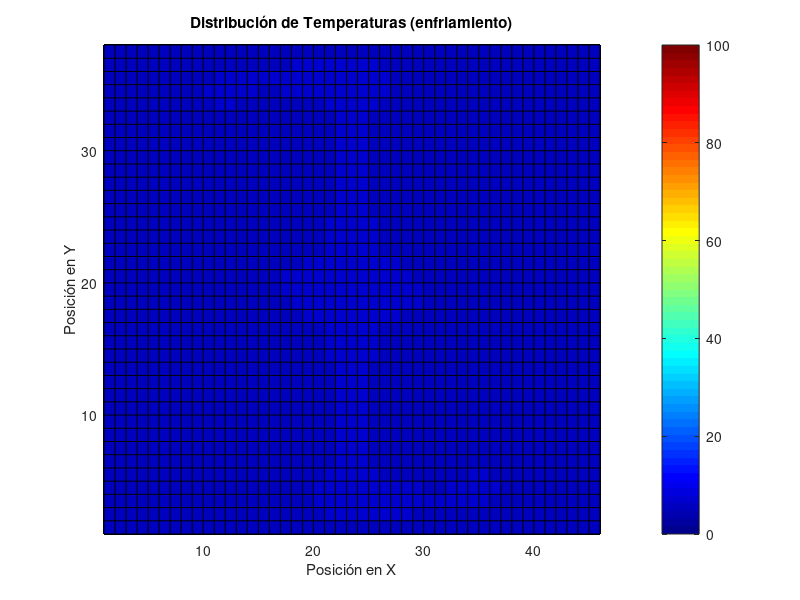
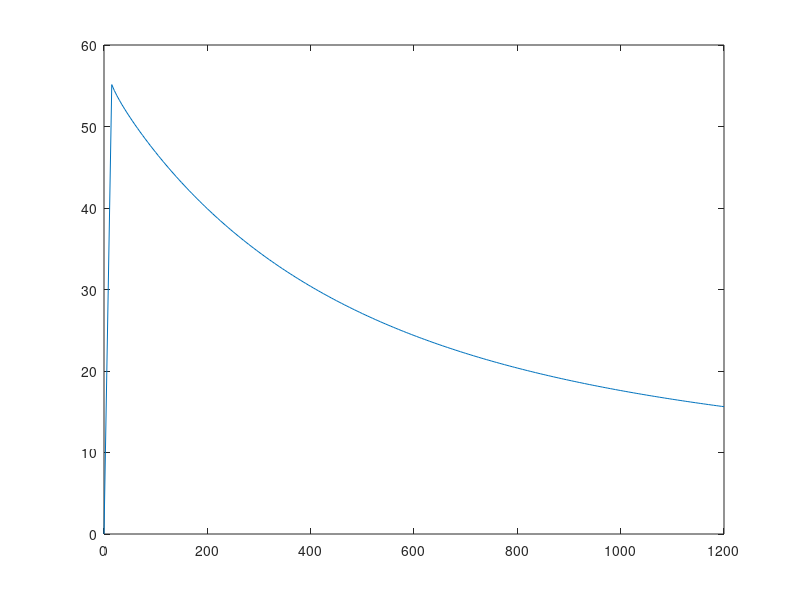

The MATLAB script that drew these images, in order: (Note: this script raises an error after producing the figures.)
clear all
%Constantes del problema:

    %Parámetros geometricos:
    t=0.2;
    Deltax=t/4;
    Deltay=t/4;
    Deltaw=Deltay;

    % conductividades [W/(m-C)]
    k=zeros(3,1);
    k(1,1)=51;  % Acero
    k(2,1)=398; % Cobre
    k(3,1)=205; % Aluminio

    % Densidades [kg/m^3]
    rho=zeros(3,1);
    rho(1,1)=7870;  % Acero
    rho(2,1)=8960;  % Cobre
    rho(3,1)=2700;  % Aluminio

    % Calores especificos [J/kg-C]
    c_p=zeros(3,1);
    c_p(1,1)=465;  % Acero
    c_p(2,1)=385;  % Cobre
    c_p(3,1)=897;  % Aluminio

    % Absortividades [m^2/s]
    alpha=k./(rho.*c_p);

    %Coeficiente de convección [W/m^2-C]
    h=200;

    %Tempeartura del aire
    T_inf=5;

%Generamos tabla con taos maximos para cada tipo de nodo y tiempos máximos:
    
    tao_max=zeros(15,1,3);    %Numero de ecuaciones=15 y son 3 tipos de materiales.
    Deltat_max=zeros(15,1,3); %[s]

    %Nodo A:
    tao_max(1,1,:)=1/4;
    
    %Nodos B:
    for m=1:3
        tao_max(2,1,m)=(1/((2*h*Deltaw)/k(m,1)+4));
    end

    %Nodos C:

    for m=1:3
        tao_max(3,1,m)=(1/((2*h*Deltaw)/k(m,1)+4));
    end

    %Nodos D:

    for m=1:3
        tao_max(4,1,m)=(1/((2*h*Deltaw)/k(m,1)+4));
    end

    %Nodos E:

    for m=1:3
        tao_max(5,1,m)=(1/((2*h*Deltaw)/k(m,1)+4));
    end

    %Nodos F:

    for m=1:3
        tao_max(6,1,m)=(1/((4*h*Deltaw)/k(m,1)+4));
    end

    %Nodos G:

    for m=1:3
        tao_max(7,1,m)=(1/((4*h*Deltaw)/k(m,1)+4));
    end

    %Nodos H:

    for m=1:3
        tao_max(8,1,m)=(1/((4*h*Deltaw)/k(m,1)+4));
    end

     %Nodos I:

    for m=1:3
        tao_max(9,1,m)=(1/((4*h*Deltaw)/k(m,1)+4));
    end

    %Nodos J:

    for m=1:3
        tao_max(10,1,m)=(1/((4*h*Deltaw)/(3*k(m,1))+4));
    end

    %Nodos K:

    for m=1:3
        tao_max(11,1,m)=(1/((4*h*Deltaw)/(3*k(m,1))+4));
    end

    %Nodos L:

    for m=1:3
        tao_max(12,1,m)=(1/((4*h*Deltaw)/(3*k(m,1))+4));
    end

    %Nodos M:

    for m=1:3
        tao_max(13,1,m)=(1/((4*h*Deltaw)/(3*k(m,1))+4));
    end

    %Nodos N:

    for m=1:3
        tao_max(14,1,:)=1/4;
    end

    %Nodo o:

    for m=1:3
        tao_max(15,1,m)=(1/((2*h*Deltaw)/(k(m,1))+4));
    end

    %Nodo p:

    for m=1:3
        tao_max(16,1,m)=(1/((2*h*Deltaw)/(k(m,1))+4));
    end

    %Hallamos tiempos m para cada caso

    for m=1:16
        for n=1:3
             Deltat_min(m,1,n)=((Deltaw^2)*tao_max(m,1,n))/(alpha(n,1));
        end
    end


 % Hallamos el tiempo mínimo que se pueda usar para cada material truncando
 % el valor por debajo para que quede entero (y un poco menor del valor máximo)
    
    Deltat=zeros(3,1);

    for m=1:3
        Deltat(m,1)=min(floor(Deltat_min(:,1,m)));
    end

    %Obtenemos pasos mínimos para el acero de 32s, para el cobre de 4
    %s, y para el aluminio de 5s
   
 % Recalculamos los taos para cada tipo de ecuaciones según el tiempo
 % mínimo obtenido anteriomente

    tao=(1/(Deltaw^2))*(alpha.*Deltat);

 % Generamos matriz de NODOS: según la distribución nodal planteada se
 % tiene una matriz de 45*37 para un totoal de 1665 nodos. 
 % EN ESTE SCRIPT SOLO SOLUCIONAMOS PARA EL ACERO
 
 T=ones(45,37,1);
 T=5.*T; % Se llenan los nodos, con una temperatura igual al de los gases

    % CONDICION INICIAL:

    for m=1:45
        for n=33:37
            T(m,n,1)=100;
        end
    end

    for m=9:13
        for n=21:32
            T(m,n,1)=100;
        end
    end

    for m=21:25
        for n=21:32
            T(m,n,1)=100;
        end
    end

    for m=1:45
        for n=19:21
            T(m,n,1)=100;
        end
    end

    %Condición de simetría:

    for m=1:45
        for n=1:19
            T(m,n,1)=T(-m+46,-n+38,1);
        end
    end

% Crear un mallado con colores (para los nodos, no es fiel al tamaño real 
% los elementos, esta malla considera que todos los elementos tiene el mis
% tamaño lo cual es falso (no para los cálculo pero sí para la 
% representación gráfica))

    figure;

    %Corregimos tamaño de la matriz:
        l=T(:,:,1);
        for m=45:45
             for n=1:37
                 l(m+1,n+1)=l(m,n);
             end
         end

            for m=1:45
                for n=37:37
                    l(m+1,n+1)=1;
                end
            end

    pcolor(l(:,:,1)');
    %shading interp;  % Interpolación para suavizar los colores

    % Definir una escala de colores personalizada 
    colormap(jet);  % Utilizamos el mapa de colores "jet" 

    % Agregar una barra de colores
    colorbar;

    % Etiquetas y título del gráfico
    xlabel('Posición en X');
    ylabel('Posición en Y');
    title('Distribución de Temperaturas (enfriamiento)');
   
    %  ajustar los ejes si es necesario
    %axis([0, 46, 0, 38]);
    

 % COMENZAMOS A SOLUCIONAR: se debe programar cada ecuación cada iteración
 % del while, el criterio de parada se definirá proximamente:

   ts=2; %  time steep (paso temporal)

   % Se itera hasta alcanzar estado estable:
   prom_residuals=1;
   counter=0;
   while(prom_residuals>10^(-2))

   %Nodos A:


    T(:,:,ts)=T(:,:,ts-1);

   for m=2:44
       for n=34:36
           T(m,n,ts)=T(m,n,ts-1)*(1-4*tao(2))+tao(2)*(T(m-1,n,ts-1)+T(m+1,n,ts-1)+T(m,n-1,ts-1)+T(m,n+1,ts-1));
       end
   end

   for m=10:12
       for n=21:33
           T(m,n,ts)=T(m,n,ts-1)*(1-4*tao(2))+tao(2)*(T(m-1,n,ts-1)+T(m+1,n,ts-1)+T(m,n-1,ts-1)+T(m,n+1,ts-1));
       end
   end

   for m=22:24
       for n=21:33
           T(m,n,ts)=T(m,n,ts-1)*(1-4*tao(2))+tao(2)*(T(m-1,n,ts-1)+T(m+1,n,ts-1)+T(m,n-1,ts-1)+T(m,n+1,ts-1));
       end
   end

   for m=2:44
       for n=20:20
           T(m,n,ts)=T(m,n,ts-1)*(1-4*tao(2))+tao(2)*(T(m-1,n,ts-1)+T(m+1,n,ts-1)+T(m,n-1,ts-1)+T(m,n+1,ts-1));
       end
   end

   %Nodos B:
    
   for m=1:1
       for n=20:20
          T(m,n,ts)=T(m,n,ts-1)*(1-tao(2)*(((2*h*Deltaw)/k(1))+4))+tao(2)*(2*T(m+1,n,ts-1)+T(m,n-1,ts-1)+T(m,n+1,ts-1)+(2*h*Deltaw/k(1))*T_inf);
           
       end
   end

   for m=1:1
       for n=34:36
           T(m,n,ts)=T(m,n,ts-1)*(1-tao(2)*(((2*h*Deltaw)/k(1))+4))+tao(2)*(2*T(m+1,n,ts-1)+T(m,n-1,ts-1)+T(m,n+1,ts-1)+(2*h*Deltaw/k(1))*T_inf);
       end
   end

   for m=9:9
       for n=22:32
            T(m,n,ts)=T(m,n,ts-1)*(1-tao(2)*(((2*h*Deltaw)/k(1))+4))+tao(2)*(2*T(m+1,n,ts-1)+T(m,n-1,ts-1)+T(m,n+1,ts-1)+(2*h*Deltaw/k(1))*T_inf);
       end
   end

   for m=21:21
       for n=22:32
            T(m,n,ts)=T(m,n,ts-1)*(1-tao(2)*(((2*h*Deltaw)/k(1))+4))+tao(2)*(2*T(m+1,n,ts-1)+T(m,n-1,ts-1)+T(m,n+1,ts-1)+(2*h*Deltaw/k(1))*T_inf);
       end
   end
    
   %Nodos C:

   for m=13:13
       for n=22:32
            T(m,n,ts)=T(m,n,ts-1)*(1-tao(2)*(((2*h*Deltaw)/k(1))+4))+tao(2)*(2*T(m-1,n,ts-1)+T(m,n-1,ts-1)+T(m,n+1,ts-1)+(2*h*Deltaw/k(1))*T_inf);
       end
   end

   for m=25:25
       for n=22:32
            T(m,n,ts)=T(m,n,ts-1)*(1-tao(2)*(((2*h*Deltaw)/k(1))+4))+tao(2)*(2*T(m-1,n,ts-1)+T(m,n-1,ts-1)+T(m,n+1,ts-1)+(2*h*Deltaw/k(1))*T_inf);
       end
   end

   for m=45:45
       for n=20:20
            T(m,n,ts)=T(m,n,ts-1)*(1-tao(2)*(((2*h*Deltaw)/k(1))+4))+tao(2)*(2*T(m-1,n,ts-1)+T(m,n-1,ts-1)+T(m,n+1,ts-1)+(2*h*Deltaw/k(1))*T_inf);
       end
   end

   for m=45:45
       for n=34:36
            T(m,n,ts)=T(m,n,ts-1)*(1-tao(2)*(((2*h*Deltaw)/k(1))+4))+tao(2)*(2*T(m-1,n,ts-1)+T(m,n-1,ts-1)+T(m,n+1,ts-1)+(2*h*Deltaw/k(1))*T_inf);
       end
   end

   %Nodos D:

   for m=2:44
       for n=37:37
           T(m,n,ts)=T(m,n,ts-1)*(1-tao(2)*(((2*h*Deltaw)/k(1))+4))+tao(2)*(2*T(m,n-1,ts-1)+T(m-1,n,ts-1)+T(m+1,n,ts-1)+(2*h*Deltaw/k(1))*T_inf);
       end
   end

   for m=2:8
       for n=21:21
           T(m,n,ts)=T(m,n,ts-1)*(1-tao(2)*(((2*h*Deltaw)/k(1))+4))+tao(2)*(2*T(m,n-1,ts-1)+T(m-1,n,ts-1)+T(m+1,n,ts-1)+(2*h*Deltaw/k(1))*T_inf);
       end
   end

   for m=14:20
       for n=21:21
           T(m,n,ts)=T(m,n,ts-1)*(1-tao(2)*(((2*h*Deltaw)/k(1))+4))+tao(2)*(2*T(m,n-1,ts-1)+T(m-1,n,ts-1)+T(m+1,n,ts-1)+(2*h*Deltaw/k(1))*T_inf);
       end
   end

   for m=26:44
       for n=21:21
           T(m,n,ts)=T(m,n,ts-1)*(1-tao(2)*(((2*h*Deltaw)/k(1))+4))+tao(2)*(2*T(m,n-1,ts-1)+T(m-1,n,ts-1)+T(m+1,n,ts-1)+(2*h*Deltaw/k(1))*T_inf);
       end
   end

   %Nodos E

   for m=2:8
       for n=33:33
           T(m,n,ts)=T(m,n,ts-1)*(1-tao(2)*(((2*h*Deltaw)/k(1))+4))+tao(2)*(2*T(m,n+1,ts-1)+T(m-1,n,ts-1)+T(m+1,n,ts-1)+(2*h*Deltaw/k(1))*T_inf);
       end
   end

   for m=14:20
       for n=33:33
            T(m,n,ts)=T(m,n,ts-1)*(1-tao(2)*(((2*h*Deltaw)/k(1))+4))+tao(2)*(2*T(m,n+1,ts-1)+T(m-1,n,ts-1)+T(m+1,n,ts-1)+(2*h*Deltaw/k(1))*T_inf);
       end
   end

   for m=26:44
       for n=33:33
            T(m,n,ts)=T(m,n,ts-1)*(1-tao(2)*(((2*h*Deltaw)/k(1))+4))+tao(2)*(2*T(m,n+1,ts-1)+T(m-1,n,ts-1)+T(m+1,n,ts-1)+(2*h*Deltaw/k(1))*T_inf);
       end
   end

   %Nodos F

   for m=1:1
       for n=37:37
           T(m,n,ts)=T(m,n,ts-1)*(1-tao(2)*(((4*h*Deltaw)/k(1))+4))+tao(2)*(2*T(m,n-1,ts-1)+2*T(m+1,n,ts-1)+(4*h*Deltaw/k(1))*T_inf);
       end
   end

   for m=1:1
       for n=21:21
           T(m,n,ts)=T(m,n,ts-1)*(1-tao(2)*(((4*h*Deltaw)/k(1))+4))+tao(2)*(2*T(m,n-1,ts-1)+2*T(m+1,n,ts-1)+(4*h*Deltaw/k(1))*T_inf);
       end
   end

   %Nodos G

   for m=1:1
       for n=33:33
           T(m,n,ts)=T(m,n,ts-1)*(1-tao(2)*(((4*h*Deltaw)/k(1))+4))+tao(2)*(2*T(m,n+1,ts-1)+2*T(m+1,n,ts-1)+(4*h*Deltaw/k(1))*T_inf);
       end
   end

   %Nodos H

   for m=45:45
       for n=37:37
           T(m,n,ts)=T(m,n,ts-1)*(1-tao(2)*(((4*h*Deltaw)/k(1))+4))+tao(2)*(2*T(m-1,n,ts-1)+2*T(m,n-1,ts-1)+(4*h*Deltaw/k(1))*T_inf);
       end
   end

   for m=45:45
       for n=21:21
           T(m,n,ts)=T(m,n,ts-1)*(1-tao(2)*(((4*h*Deltaw)/k(1))+4))+tao(2)*(2*T(m-1,n,ts-1)+2*T(m,n-1,ts-1)+(4*h*Deltaw/k(1))*T_inf);
       end
   end

   %Nodos I

   for m=45:45
       for n=33:33
           T(m,n,ts)=T(m,n,ts-1)*(1-tao(2)*(((4*h*Deltaw)/k(1))+4))+tao(2)*(2*T(m-1,n,ts-1)+2*T(m,n+1,ts-1)+(4*h*Deltaw/k(1))*T_inf);
       end
   end

   %Nodos J

   for m=9:9
       for n=33:33
            T(m,n,ts)=T(m,n,ts-1)*(1-tao(2)*(4)*(((h*Deltaw)/(3*k(1)))+1))+tao(2)*(2/3)*(T(m-1,n,ts-1)+2*T(m+1,n,ts-1)+T(m,n-1,ts-1)+2*T(m,n+1,ts-1)+(2*h*Deltaw/k(1))*T_inf);
       end
   end


   for m=21:21
       for n=33:33
            T(m,n,ts)=T(m,n,ts-1)*(1-tao(2)*(4)*(((h*Deltaw)/(3*k(1)))+1))+tao(2)*(2/3)*(T(m-1,n,ts-1)+2*T(m+1,n,ts-1)+T(m,n-1,ts-1)+2*T(m,n+1,ts-1)+(2*h*Deltaw/k(1))*T_inf);
       end
   end
    
    %Nodos K
  

   for m=13:13
       for n=33:33
             T(m,n,ts)=T(m,n,ts-1)*(1-tao(2)*(4)*(((h*Deltaw)/(3*k(1)))+1))+tao(2)*(2/3)*(2*T(m-1,n,ts-1)+T(m+1,n,ts-1)+T(m,n-1,ts-1)+2*T(m,n+1,ts-1)+(2*h*Deltaw/k(1))*T_inf);
       end
   end

   for m=25:25
       for n=33:33
            T(m,n,ts)=T(m,n,ts-1)*(1-tao(2)*(4)*(((h*Deltaw)/(3*k(1)))+1))+tao(2)*(2/3)*(2*T(m-1,n,ts-1)+T(m+1,n,ts-1)+T(m,n-1,ts-1)+2*T(m,n+1,ts-1)+(2*h*Deltaw/k(1))*T_inf);
       end
   end

    %Nodos L

   for m=9:9
       for n=21:21
            T(m,n,ts)=T(m,n,ts-1)*(1-tao(2)*(4)*(((h*Deltaw)/(3*k(1)))+1))+tao(2)*(2/3)*(T(m-1,n,ts-1)+2*T(m+1,n,ts-1)+2*T(m,n-1,ts-1)+T(m,n+1,ts-1)+(2*h*Deltaw/k(1))*T_inf);
       end
   end

   for m=21:21
       for n=21:21
            T(m,n,ts)=T(m,n,ts-1)*(1-tao(2)*(4)*(((h*Deltaw)/(3*k(1)))+1))+tao(2)*(2/3)*(T(m-1,n,ts-1)+2*T(m+1,n,ts-1)+2*T(m,n-1,ts-1)+T(m,n+1,ts-1)+(2*h*Deltaw/k(1))*T_inf);
       end
   end

   %Nodos M

   for m=13:13
       for n=21:21
            T(m,n,ts)=T(m,n,ts-1)*(1-tao(2)*(4)*(((h*Deltaw)/(3*k(1)))+1))+tao(2)*(2/3)*(2*T(m-1,n,ts-1)+T(m+1,n,ts-1)+2*T(m,n-1,ts-1)+T(m,n+1,ts-1)+(2*h*Deltaw/k(1))*T_inf);
       end
   end

   for m=25:25
       for n=21:21
            T(m,n,ts)=T(m,n,ts-1)*(1-tao(2)*(4)*(((h*Deltaw)/(3*k(1)))+1))+tao(2)*(2/3)*(2*T(m-1,n,ts-1)+T(m+1,n,ts-1)+2*T(m,n-1,ts-1)+T(m,n+1,ts-1)+(2*h*Deltaw/k(1))*T_inf);
       end
   end

   %Nodos N

   for m=2:44
       for n=19:19
           T(m,n,ts)=T(m,n,ts-1)*(1-4*tao(2))+tao(2)*(2*T(m,n+1,ts-1)+T(m-1,n,ts-1)+T(m+1,n,ts-1));
       end
   end

   %Nodo O

   for m=1:1
       for n=19:19
            T(m,n,ts)=T(m,n,ts-1)*(1-tao(2)*(((2*h*Deltaw)/k(1))+4))+tao(2)*2*(T(m,n+1,ts-1)+T(m+1,n,ts-1)+(h*Deltaw/k(1))*T_inf);
       end
   end

   %Nodo P

   for m=45:45
       for n=19:19
            T(m,n,ts)=T(m,n,ts-1)*(1-tao(2)*(((2*h*Deltaw)/k(1))+4))+tao(2)*2*(T(m-1,n,ts-1)+T(m,n+1,ts-1)+(h*Deltaw/k(1))*T_inf);
       end
   end

   %Condición de simetría:

    for m=1:45
        for n=1:19
            T(m,n,ts)=T(-m+46,-n+38,ts);
        end
    end

    for m=45:45
        for n=1:37
            l(m+1,n+1,ts)=1;
        end
    end

    for m=1:45
        for n=37:37
            l(m+1,n+1,1)=1;
        end
    end

    l=T(:,:,ts);

    for m=45:45
          for n=1:37
               l(m+1,n+1)=l(m,n);
          end
    end

    for m=1:45
          for n=37:37
               l(m+1,n+1)=l(m,n);
          end
    end

    residuals=abs(T(:,:,ts)-T(:,:,ts-1));
    prom_residuals=mean(residuals,"all");
    
    pcolor(l');
    % Definir una escala de colores personalizada 
    colormap(jet);  % Utilizamos el mapa de colores "jet" 

    % Agregar una barra de colores
    colorbar;

    % Etiquetas y título del gráfico
    xlabel('Posición en X');
    ylabel('Posición en Y');
    title('Distribución de Temperaturas (enfriamiento)');
    hold on
    pause(0.01)
   
    if(T(23,19,ts)<=15 && counter==0)
        ts_crit=ts;
        counter=1;
    end

    ts=ts+1;
    T_prom(ts)=mean(T(:,:),"all");
    time(ts)=ts*Deltat(2,1);
    
   end

   figure
   plot(time,T_prom);
   yline(5,'-');
   xlabel('Tiempo [s]');
   ylabel('Temperatura promedio[C]');
   title('Temperatura promedio vs tiempo (cobre en aire, enfriamiento)');
   



    